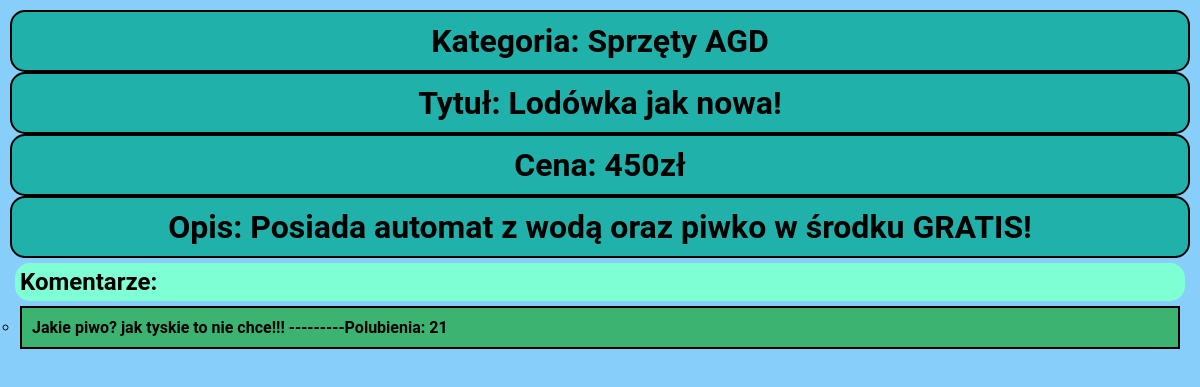
Page /tablica_ogloszen/6/ on the committed database.
### tablica_ogloszen/models.py (models this page shows, shortened)
class Announcement(models.Model):
    name = models.CharField(max_length=200)
    price = models.IntegerField(default=0)
    description = models.CharField(max_length=200)
    categories = models.ForeignKey(Categories, on_delete=models.CASCADE, null=True)

class Categories(models.Model):
    class Meta:
       verbose_name = 'Categories'
       verbose_name_plural = 'Categories'
    name = models.CharField(max_length=200)
    def __str__(self):
        return self.name

class Comments(models.Model):
    class Meta:
       verbose_name = 'Comment'
       verbose_name_plural = 'Comments'
    name = models.CharField(max_length=200)
    likes = models.IntegerField(default=0)
    announcement = models.ForeignKey(Announcement, on_delete=models.CASCADE, null=True)

### tablica_ogloszen/views.py (the view)
# urls.py: path('<int:question_id>/', views.question_detail, name='question_detail'),
def question_detail(request, question_id):
   question = get_object_or_404(Announcement, pk=question_id)
   return render(request, 'tablica_ogloszen/question_detail.html', {'announcement': question})

### tablica_ogloszen/templates/tablica_ogloszen/question_detail.html
{% load static %}
<link rel="stylesheet" href="{% static 'tablica_ogloszen/lol.css' %}">
<h1>Kategoria: {{ announcement.categories }}</h1>
<h1>Tytuł: {{ announcement.name }}</h1>
<h1>Cena: {{ announcement.price }}zł</h1>
<h1>Opis: {{ announcement.description }}</h1>
<ul>
    <h2>Komentarze: </h2>
{% for comments in announcement.comments_set.all %}
    <ul>
       <li>{{ comments.name    }} ---------Polubienia:   {{ comments.likes }}</li>
    </ul>
{% endfor %}
</ul>

### tablica_ogloszen/static/tablica_ogloszen/lol.css (style rules this page uses)
* { margin: 0; padding: 5px; box-sizing: border-box; background-color: lightskyblue; font-family: "Roboto", "Lucida Grande", "DejaVu Sans", "Bitstream Vera Sans", Verdana, Arial, sans-serif; font-weight: bold; }
table, h1,h2,h3 { border-radius: 15px; width: 100%; background-color: aquamarine; }
td, th, h1,h3 { border: 2px solid black; text-align: center; padding: 10px; }
.cat, .name, .price, .description, h1 { background-color: lightseagreen; }
th, li, h3 { background-color: mediumseagreen; }
li { border: 2px solid black; text-align: left; padding: 10px; }

### rows in the picture
Announcement: categories "Sprzęty AGD", name "Lodówka jak nowa!", price "450", description "Posiada automat z wodą oraz piwko w środku GRATIS!"
Comments: name "Jakie piwo? jak tyskie to nie chce!!!", likes "21"
